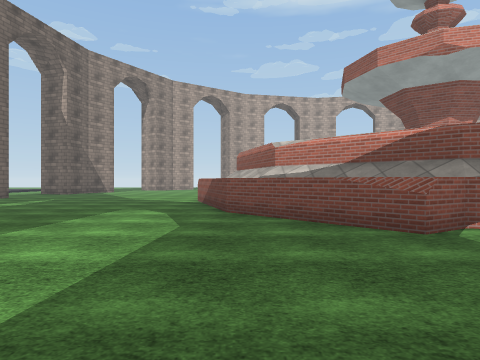
view 1 (above)

24 first-person views from a walk through a scene from a Unity 3-D project. The camera is 1.4 m above the floor, looks level and sees 75° across. The floor is counted in squares, 2 m on a side. Each view is taken from the middle of a square. On the plan, view 1 faces up. The plan holds only what a view shows up to about 10 squares ahead; the rest is blank. The place goes on beyond the plan. The player character is not drawn. Some surface patterns are stand-ins.

view 2
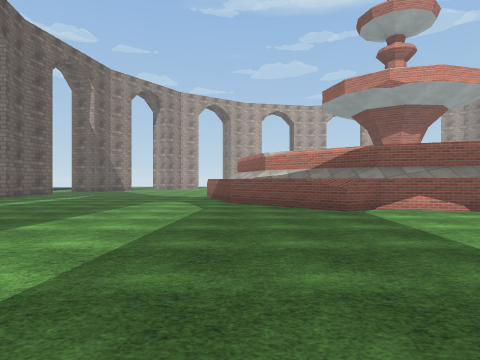

view 3
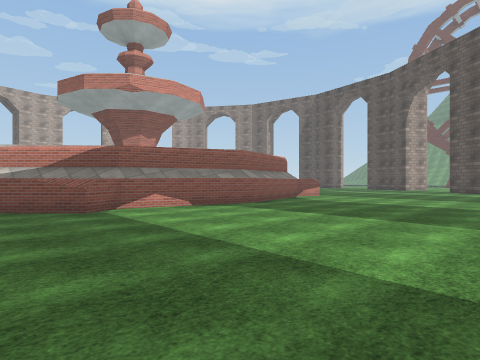

view 4
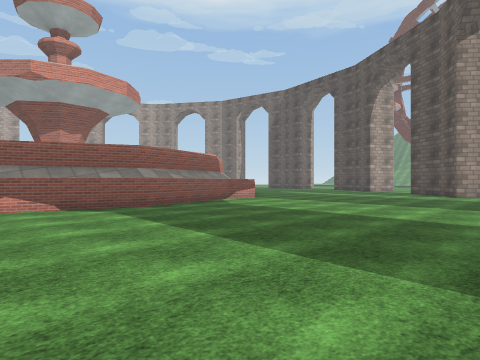

view 5
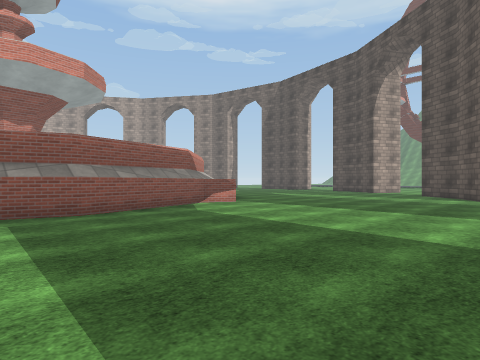

view 6
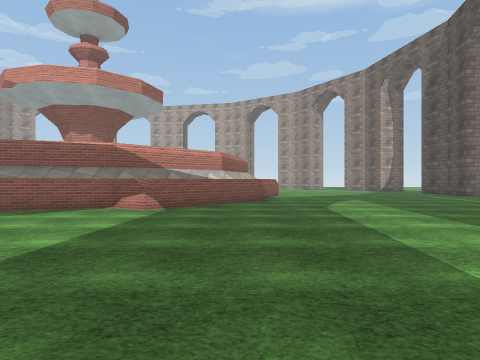

view 7
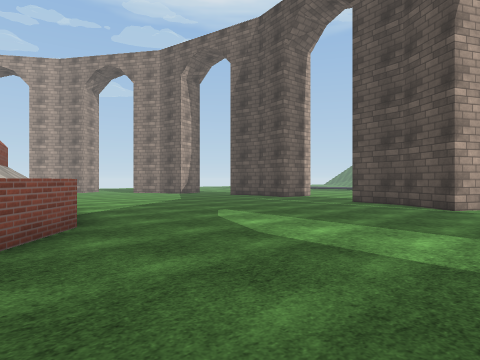

view 8
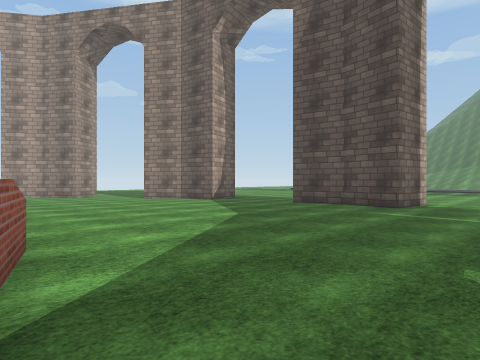

view 9
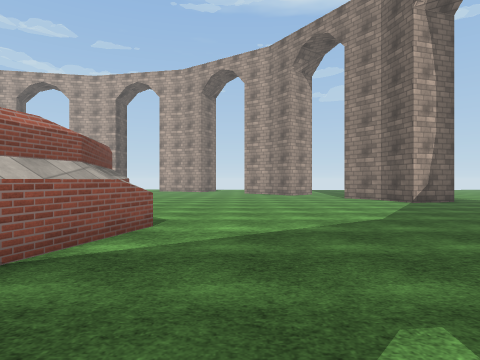

view 10
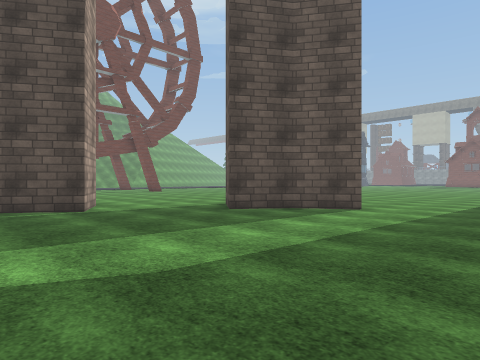

view 11
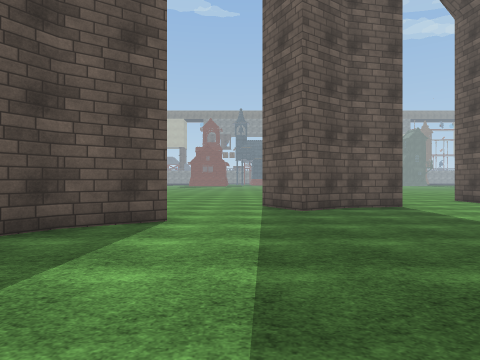

view 12
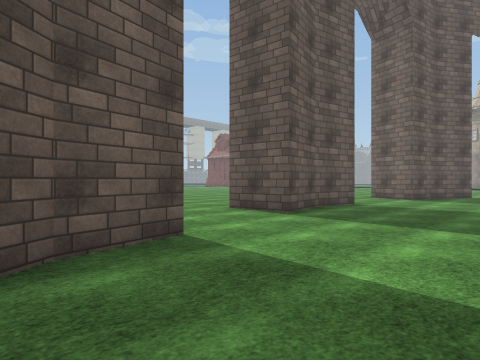

view 13
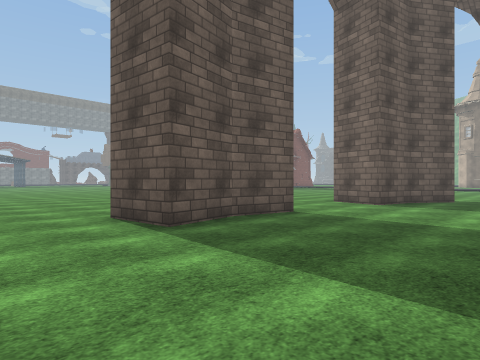

view 14
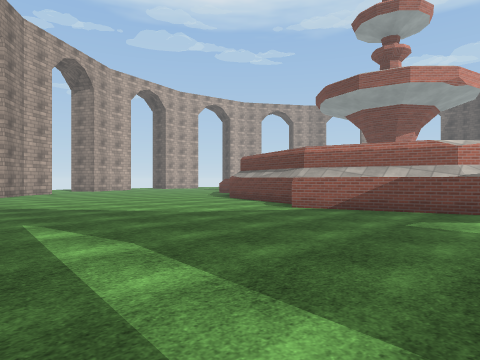

view 15
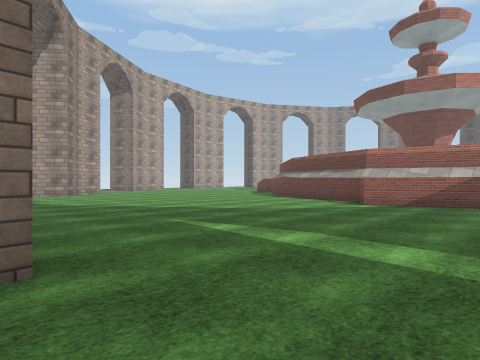

view 16
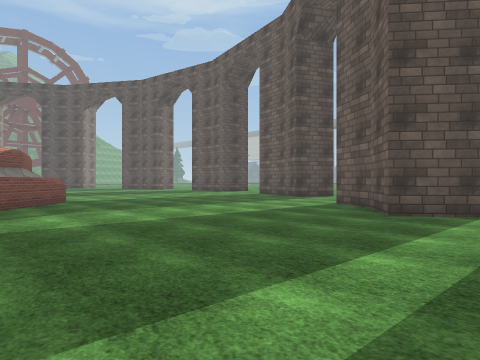

view 17
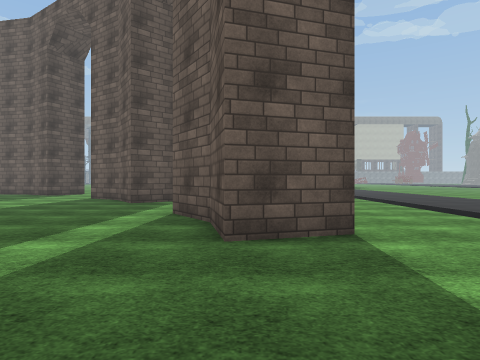

view 18
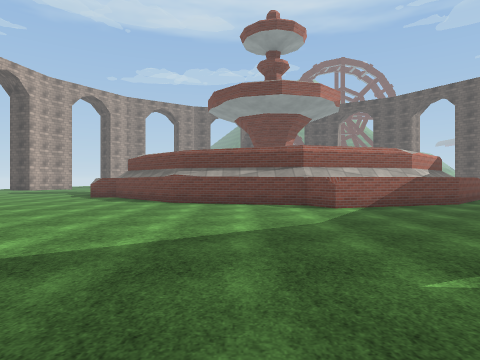

view 19
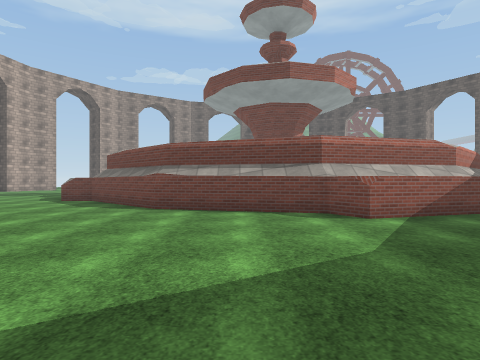

view 20
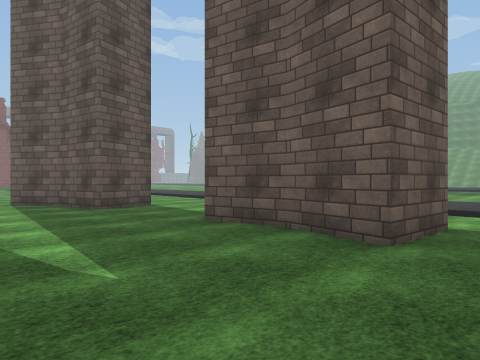

view 21
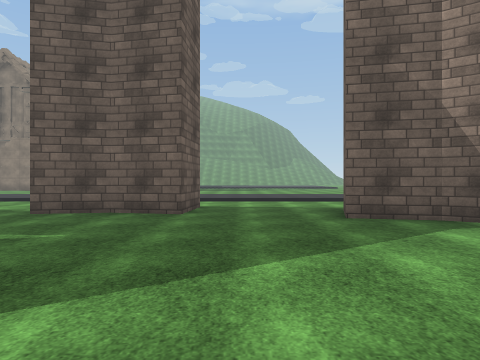

view 22
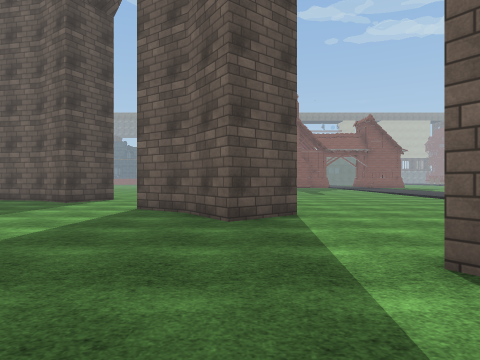

view 23
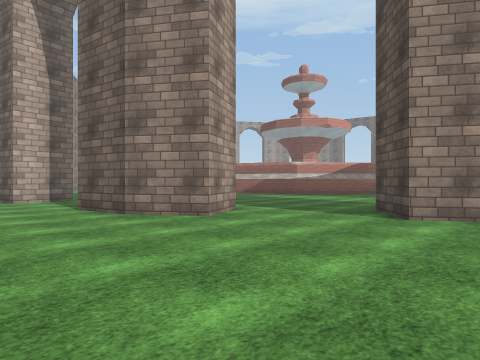

view 24
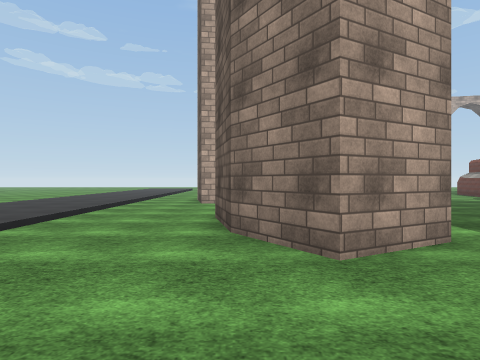

### Floor plan
Points are (right, up) in squares from view 1. A wall is a line through its corners. A room is listed if a view was taken in it or the views show most of it. See-through windows are left out.
Room 1 (views 1, 2, 3, 4, 5, 6, 7, 8, 9, 10, 11, 12, 13, 14, 15, 16, 17, 18, 19, 20, 21, 22)
walls: (5.2, -5) (6.8, -5.4) (8.4, -5.1) (8.6, -6.8); (11.5, -4.4) (13.2, -4.1) (14.6, -3.2) (15.4, -4.8); (14.6, 7) (11.9, 4) (11, 4.5) (7.1, 3.5) (3.3, 4.5) (2.4, 4) (-0.3, 6.9) (-1.4, 10.7) (-0.6, 11.2) (0.4, 14.9) (0.8, 15.4); (-1.3, -4) (-0.9, -3.2) (0.5, -4.1) (2.1, -4.4) (1.7, -5.8); (17.2, -1.4) (18.6, -0.5) (19.5, 0.8) (20.7, -0.1); (15.7, 10.7) (15, 8.4); (0.5, 15) (2.9, 17.5); (-7.1, -0.3) (-5.8, 0.8) (-4.9, -0.5) (-3.5, -1.5); (21.3, 3.5) (22.2, 4.9) (22.5, 6.5); (-10.1, 4.2) (-10.5, 6) (-8.8, 6.5) (-8.5, 4.9) (-7.6, 3.5) (-9.1, 2.7); (-9.5, 12.8) (-9.8, 11.2) (-9.5, 9.7) (-11.2, 9.5); (24.9, 9.5) (23.2, 9.7) (23.5, 11.2) (23.2, 12.8); (-8.5, 17.5) (-8.8, 15.9)
ways out: opening at (-10.2, 2.6) to room 2; opening at (-2.5, -2.5) to room 2; opening at (3.5, -5.5) to room 2; opening at (10, -6.7) to room 2; opening at (16.3, -3) to room 2; opening at (21, 1) to room 2; opening at (23, 14.5) to room 2; opening at (24.7, 8) to room 2; opening at (-12.5, 9.5); opening at (-9.5, 14.5)
Room 2 (views 23, 24)
walls: (22.7, 2.8) (21.3, 3.5); (-6.5, -1.1) (-7.1, -0.3); (-9.1, 2.7) (-10.1, 4.2)
ways out: opening at (-10.2, 2.6) to room 1; opening at (-2.5, -2.5) to room 1; opening at (3.5, -5.5) to room 1; opening at (10, -6.7) to room 1; opening at (16.3, -3) to room 1; opening at (21, 1) to room 1; opening at (23, 14.5) to room 1; opening at (24.7, 8) to room 1

Where each view was taken, in squares from view 1:
view 1: 0 up, 0 right, facing up
view 2: 3 down, 0 right, facing up
view 3: 3 down, 0 right, facing up-right
view 4: 4 down, 3 right, facing up-right
view 5: 3 down, 5 right, facing up-right
view 6: 3 down, 14 right, facing up
view 7: 2 up, 13 right, facing up-right
view 8: 7 up, 15 right, facing up-right
view 9: 6 up, 17 right, facing up
view 10: 6 up, 14 right, facing down-right
view 11: 4 up, 16 right, facing down
view 12: 1 down, 14 right, facing down-left
view 13: 1 down, 11 right, facing down-left
view 14: 6 up, 8 left, facing up-right
view 15: 7 up, 10 left, facing up-right
view 16: 7 up, 8 left, facing down-right
view 17: 10 up, 9 left, facing down
view 18: 13 up, 9 left, facing right
view 19: 13 up, 7 left, facing right
view 20: 14 up, 6 left, facing down-left
view 21: 14 up, 3 left, facing left
view 22: 6 up, 6 left, facing down
view 23: 2 down, 13 left, facing up-right
view 24: 0 up, 10 left, facing up
